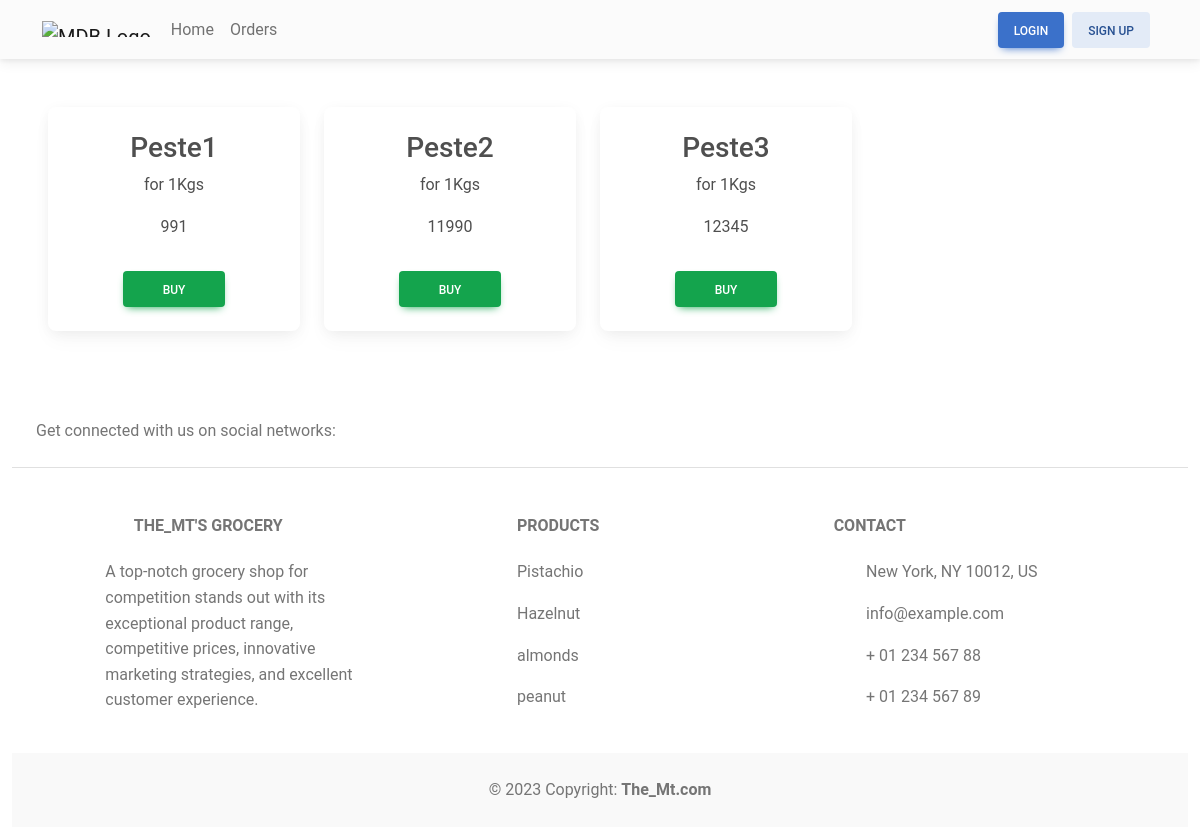
Screenshot of /userProductList/1 with the database file from the repository.
### shop/models.py (models this page shows, shortened)
class InventoryProduct(models.Model):
    productId = models.ForeignKey(Product, on_delete=models.CASCADE, verbose_name="Product Name")
    inventoryId = models.ForeignKey(Inventory, on_delete=models.CASCADE, verbose_name="Inventory City")
    quantity = models.IntegerField()

class Product(models.Model):
    name = models.CharField(max_length=200)
    price = models.CharField(max_length=200)
    quantity = models.PositiveIntegerField(verbose_name="Quantity in Kg")
    pType = models.ForeignKey(ProductVariation, on_delete=models.CASCADE, verbose_name="Category Name")
    cityId = models.ForeignKey(City, on_delete=models.CASCADE, verbose_name="City Name")

### shop/views.py (the view)
# urls.py: path('userProductList/<int:pk>', UserProductList.as_view(), name='userProductList'),
class UserProductList(ListView):
    model = InventoryProduct
    template_name = 'userProductList.html'
    def get_queryset(self):
        variation_id = self.kwargs['pk']
        product_ids = InventoryProduct.objects.filter(productId__pType_id=variation_id).values_list('productId_id', flat=True)
        return InventoryProduct.objects.filter(id__in=product_ids)

### templates/userProductList.html
{% extends 'base.html' %} {% load static %} {% block content %}
<section class="userProductList mb-5">
  <div class="container-fluid">
    <div class="row">
    <div class="row row-cols-1 row-cols-sm-2 row-cols-md-3 row-cols-xl-4 g-4 px-5">
      {% for prod in object_list %}
        <div class="col">
            <div class="card">
              <div class="card-body">
                <h3 class="card-title text-center text-capitalize">{{ prod.productId.name }}</h3>
                <p class="text-center mt-2">for 1Kgs</p>
                <p class="text-center mt-2">{{ prod.quantity }}</p>
                <p class="card-text text-center">
                  <a
                    href="{% url 'userOrder' prod.pk %}"
                    class="btn btn-success mt-3 w-50"
                    role="btn"
                    >buy</a
                  >
                </p>
              </div>
            </div>
          </div>
          {% empty %}
              <p>No products found.</p>
      {% endfor %}
    </div>
  </div>
  </div>
</section>
{% endblock content %}

### rows the page displays
InventoryProduct: productId.name "Peste1", quantity "991"
InventoryProduct: productId.name "Peste2", quantity "11990"
InventoryProduct: productId.name "Peste3", quantity "12345"
